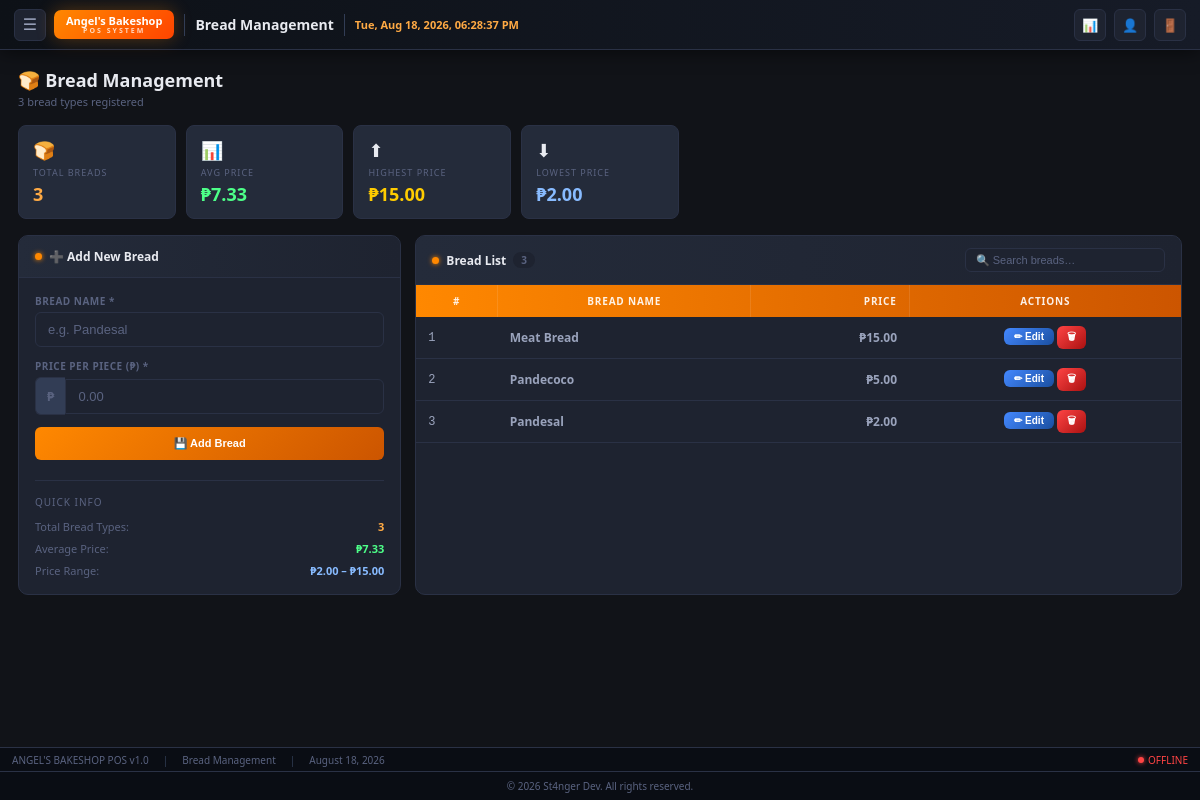
The app's page /product/bread.php with its own data.
### tables this page shows
CREATE TABLE `breads` (
  `id` int(11) NOT NULL,
  `name` varchar(255) NOT NULL,
  `price` decimal(10,2) NOT NULL DEFAULT 0.00,
  `created_at` timestamp NOT NULL DEFAULT current_timestamp()
);

### product/bread.php (the view, shortened to what this page needs)
<?php
require('../dbconn.php');
function getBreads($conn) {
    $r = $conn->query("SELECT * FROM breads ORDER BY name ASC");
    return $r ? $r->fetch_all(MYSQLI_ASSOC) : [];
}
$breads     = getBreads($conn);
$totalBreads = count($breads);
$avgPrice   = $totalBreads > 0 ? array_sum(array_column($breads,'price')) / $totalBreads : 0;
$maxPrice   = $totalBreads > 0 ? max(array_column($breads,'price')) : 0;
$minPrice   = $totalBreads > 0 ? min(array_column($breads,'price')) : 0;
$businessName = $systemSettings['business_name'] ?? 'Angel\'s Bakeshop';
$businessSubtitle = $systemSettings['business_subtitle'] ?? 'POS SYSTEM';
?>
<!DOCTYPE html>
<html lang="en">
<head>
<link rel="stylesheet" href="../css/bootstrap-icons.css">
</head>
<body>
<div class="top-bar">
  <button class="menu-btn" id="menuBtn" onclick="toggleSidebar()">☰</button>
  <div class="logo-pill">
    <span class="lp-name"><?= htmlspecialchars($businessName) ?></span>
    <span class="lp-sub"><?= htmlspecialchars($businessSubtitle) ?></span>
  </div>
  <span class="tb-title">Bread Management</span>
  <span class="tb-clock" id="currentTime"></span>
  <a class="tb-icon" href="../Dashboard.php" title="Dashboard">📊</a>
  <a class="tb-icon" href="prof.php"          title="Profile">👤</a>
  <a class="tb-icon" href="../logout.php"     title="Logout">🚪</a>
</div>
<div class="main" id="mainContent">
  <div class="page-hero">
    <div>
      <h2>🍞 Bread Management</h2>
      <p><?= $totalBreads ?> bread types registered</p>
    </div>
  </div>
  <div class="stat-grid">
    <div class="stat-tile">
      <div class="st-icon">🍞</div>
      <div class="st-label">Total Breads</div>
      <div class="st-val orange"><?= $totalBreads ?></div>
    </div>
    <div class="stat-tile">
      <div class="st-icon">📊</div>
      <div class="st-label">Avg Price</div>
      <div class="st-val green">₱<?= number_format($avgPrice,2) ?></div>
    </div>
    <div class="stat-tile">
      <div class="st-icon">⬆</div>
      <div class="st-label">Highest Price</div>
      <div class="st-val yellow">₱<?= number_format($maxPrice,2) ?></div>
    </div>
    <div class="stat-tile">
      <div class="st-icon">⬇</div>
      <div class="st-label">Lowest Price</div>
      <div class="st-val blue">₱<?= number_format($minPrice,2) ?></div>
    </div>
  </div>
  <div class="two-col">
    <div class="panel">
      <div class="panel-header">
        <div class="panel-title"><div class="pt-dot"></div>➕ Add New Bread</div>
      </div>
      <div class="panel-body">
        <form method="POST" id="addForm">
          <div class="add-form-grid">
            <div class="fg">
              <label>Bread Name *</label>
              <input type="text" name="bread_name" class="fg-input" placeholder="e.g. Pandesal" required>
            </div>
            <div class="fg">
              <label>Price per Piece (₱) *</label>
              <div class="price-wrap">
                <span class="price-prefix">₱</span>
                <input type="number" name="price" class="fg-input" placeholder="0.00" min="0.01" step="0.01" required>
              </div>
            </div>
            <button type="submit" class="btn btn-orange btn-full">💾 Add Bread</button>
          </div>
        </form>
        <div style="margin-top:20px;padding-top:14px;border-top:1px solid var(--border);">
          <div style="font-size:10px;color:var(--text3);text-transform:uppercase;letter-spacing:1px;margin-bottom:10px;">Quick Info</div>
          <div style="display:flex;flex-direction:column;gap:7px;">
            <div style="display:flex;justify-content:space-between;font-size:11px;">
              <span style="color:var(--text3);">Total Bread Types:</span>
              <span style="color:var(--orange-lt);font-weight:700;"><?= $totalBreads ?></span>
            </div>
            <div style="display:flex;justify-content:space-between;font-size:11px;">
              <span style="color:var(--text3);">Average Price:</span>
              <span style="color:#4dff88;font-weight:700;">₱<?= number_format($avgPrice,2) ?></span>
            </div>
            <div style="display:flex;justify-content:space-between;font-size:11px;">
              <span style="color:var(--text3);">Price Range:</span>
              <span style="color:#88bbff;font-weight:700;">₱<?= number_format($minPrice,2) ?> – ₱<?= number_format($maxPrice,2) ?></span>
            </div>
          </div>
        </div>
      </div>
    </div>
    <div class="panel">
      <div class="panel-header">
        <div class="panel-title">
          <div class="pt-dot"></div>
          Bread List
          <span style="background:var(--bg3);color:var(--text3);border-radius:10px;padding:1px 8px;font-size:10px;"><?= $totalBreads ?></span>
        </div>
        <input type="text" class="tbl-search" id="tblSearch" placeholder="🔍 Search breads…" oninput="searchTable()">
      </div>
      <div style="padding:0;">
        <div class="tbl-wrap">
          <table class="data-tbl" id="breadTable">
            <thead>
              <tr>
                <th>#</th>
                <th>Bread Name</th>
                <th style="text-align:right;">Price</th>
                <th style="text-align:center;">Actions</th>
              </tr>
            </thead>
            <tbody>
            <?php if(!empty($breads)): $i=1; foreach($breads as $b): ?>
            <tr class="bread-row">
              <td class="td-id"><?= $i++ ?></td>
              <td class="td-name"><?= htmlspecialchars($b['name']) ?></td>
              <td style="text-align:right;" class="td-price">₱<?= number_format($b['price'],2) ?></td>
              <td style="text-align:center;white-space:nowrap;">
                <button class="btn btn-blue btn-sm edit-btn"
                        data-id="<?= $b['id'] ?>"
                        data-name="<?= htmlspecialchars($b['name'],ENT_QUOTES) ?>"
                        data-price="<?= $b['price'] ?>">✏ Edit</button>
                <button class="btn btn-red btn-sm delete-btn"
                        data-id="<?= $b['id'] ?>"
                        data-name="<?= htmlspecialchars($b['name'],ENT_QUOTES) ?>">🗑</button>
              </td>
            </tr>
            <?php endforeach; else: ?>
            <tr><td colspan="4" class="td-empty">🍞 No breads yet. Use the form to add one!</td></tr>
            <?php endif; ?>
            </tbody>
          </table>
        </div>
      </div>
    </div>
  </div>
</div>
<div class="status-bar">
  <span>ANGEL'S BAKESHOP POS v1.0</span><span class="s-sep">|</span>
  <span>Bread Management</span><span class="s-sep">|</span>
  <span><?= date('F j, Y') ?></span>
  <div class="s-conn offline" id="connStatus"><div class="cdot"></div><span>OFFLINE</span></div>
</div>
<div class="footer">&copy; <?= date('Y') ?> St4nger Dev. All rights reserved.</div>
</body>
</html>

### records on screen
breads: name "Meat Bread", price "15.00"
breads: name "Pandecoco", price "5.00"
breads: name "Pandesal", price "2.00"

### other values on screen
$businessName "Angel's Bakeshop"
$businessSubtitle "POS SYSTEM"
$totalBreads "3"
$avgPrice "7.33"
$maxPrice "15.00"
$minPrice "2.00"
